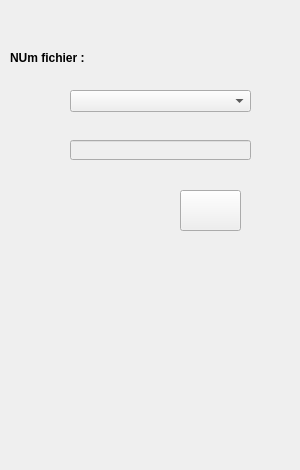
       <widget class="QWidget" name="tab_11">
        <attribute name="title">
         <string>supprimer</string>
        </attribute>
        <widget class="QComboBox" name="comboBox_4">
         <property name="geometry">
          <rect>
           <x>70</x>
           <y>90</y>
           <width>181</width>
           <height>22</height>
          </rect>
         </property>
        </widget>
        <widget class="QLineEdit" name="supp_2">
         <property name="enabled">
          <bool>false</bool>
         </property>
         <property name="geometry">
          <rect>
           <x>70</x>
           <y>140</y>
           <width>181</width>
           <height>20</height>
          </rect>
         </property>
        </widget>
        <widget class="QPushButton" name="supprimer_2">
         <property name="geometry">
          <rect>
           <x>180</x>
           <y>190</y>
           <width>61</width>
           <height>41</height>
          </rect>
         </property>
         <property name="font">
          <font>
           <pointsize>8</pointsize>
           <weight>75</weight>
           <bold>true</bold>
           <underline>false</underline>
          </font>
         </property>
         <property name="styleSheet">
          <string notr="true">border-image: url(:/img/img/trash.png);</string>
         </property>
         <property name="text">
          <string/>
         </property>
        </widget>
        <widget class="QLabel" name="reference_sup_2">
         <property name="geometry">
          <rect>
           <x>10</x>
           <y>50</y>
           <width>101</width>
           <height>16</height>
          </rect>
         </property>
         <property name="font">
          <font>
           <pointsize>9</pointsize>
           <weight>75</weight>
           <bold>true</bold>
           <underline>false</underline>
          </font>
         </property>
         <property name="text">
          <string>NUm fichier :</string>
         </property>
        </widget>
        <widget class="QLabel" name="label_9">
         <property name="geometry">
          <rect>
           <x>0</x>
           <y>0</y>
           <width>291</width>
           <height>461</height>
          </rect>
         </property>
         <property name="styleSheet">
          <string notr="true">border-image: url(:/img/img/pellule.jpg);</string>
         </property>
         <property name="text">
          <string/>
         </property>
        </widget>
        <zorder>label_9</zorder>
        <zorder>comboBox_4</zorder>
        <zorder>supp_2</zorder>
        <zorder>supprimer_2</zorder>
        <zorder>reference_sup_2</zorder>
       </widget>
